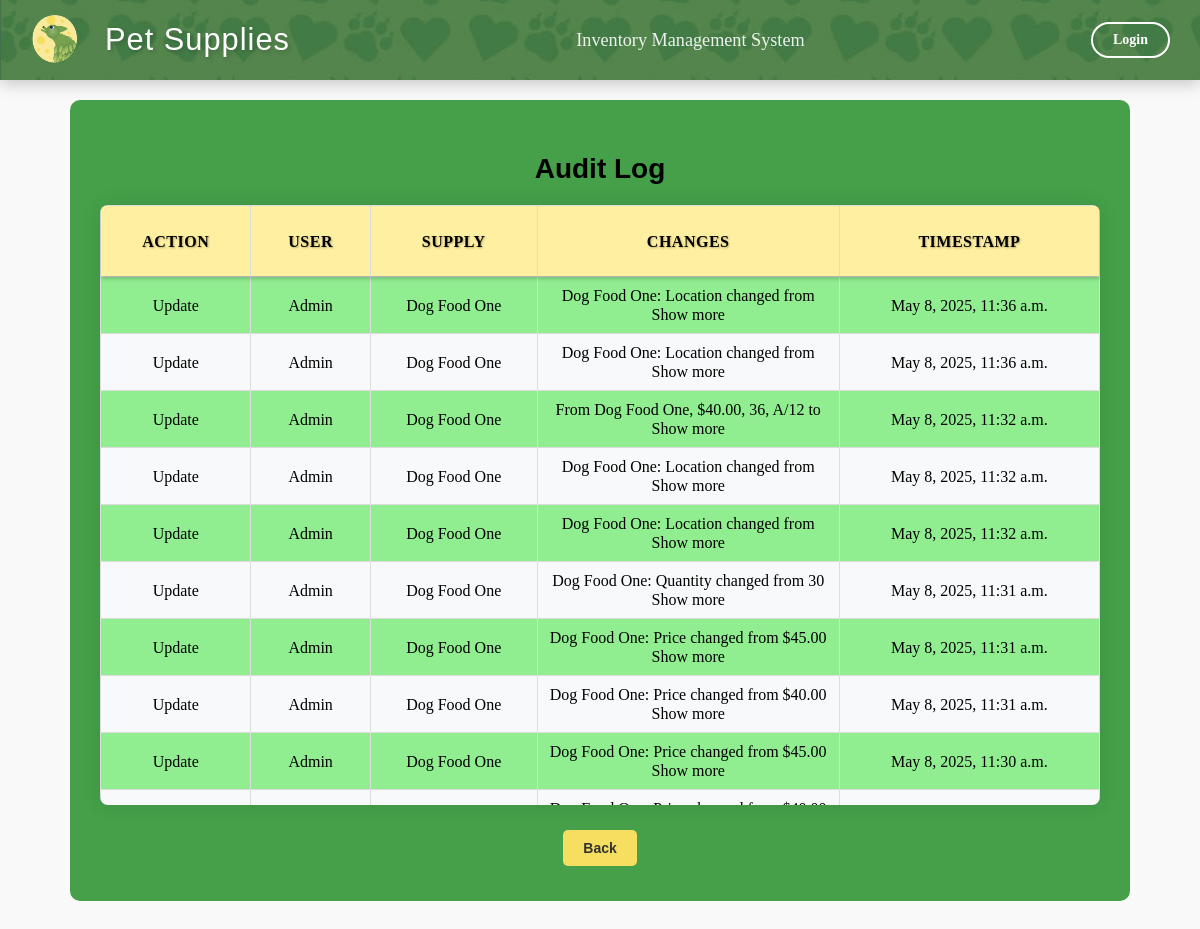
The page /audit-log/ on the database as committed earlier.
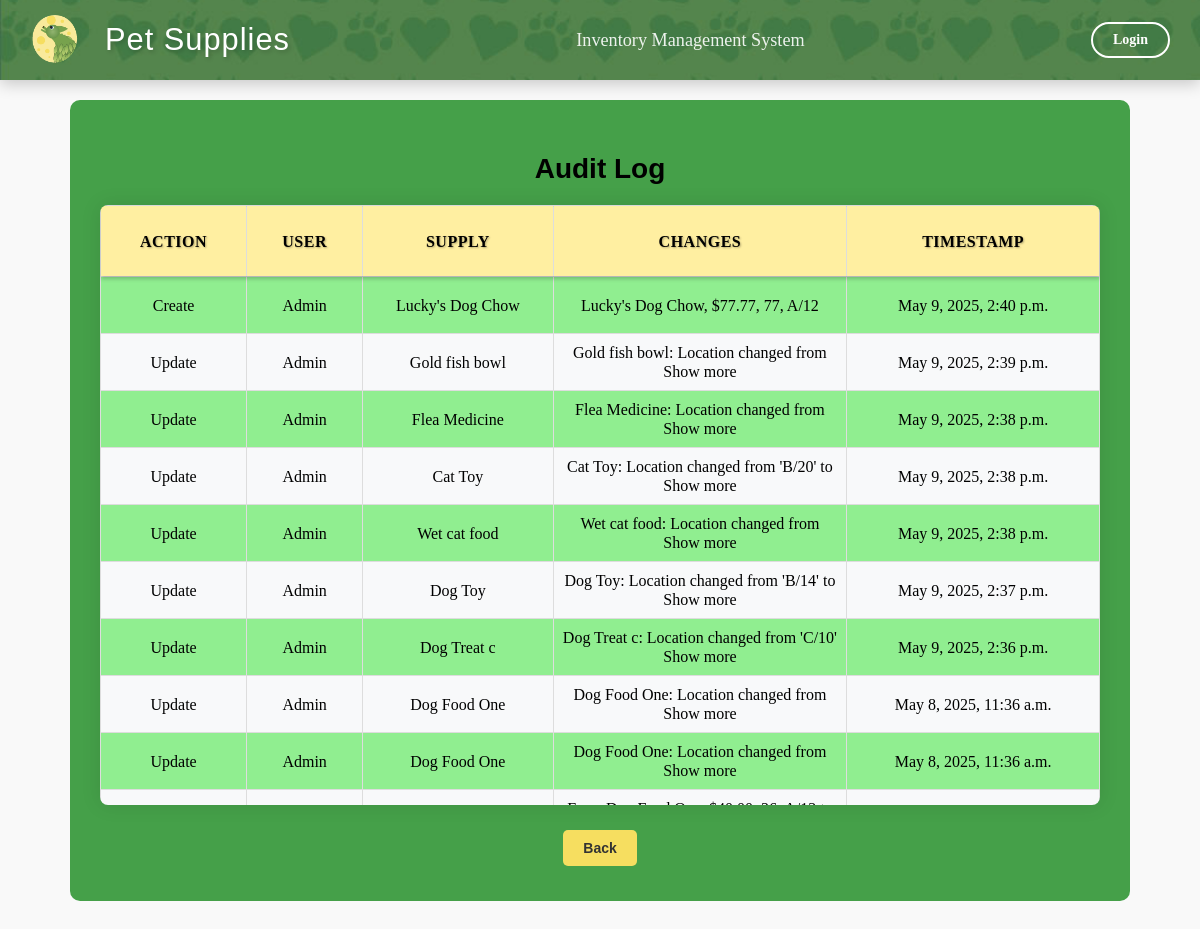
The same page on the database as committed later.
### inventory/models.py (models this page shows, shortened)
class AuditLog(models.Model):
    ACTION_CHOICES = (
        ('CREATE', 'Create'),
        ('UPDATE', 'Update'),
        ('DELETE', 'Delete'),
    )
    user = models.ForeignKey(User, on_delete=models.SET_NULL, null=True)  # Track the user making the change
    action = models.CharField(max_length=10, choices=ACTION_CHOICES)  # The type of action (CREATE, UPDATE, DELETE)
    supply = models.ForeignKey(Supply, on_delete=models.SET_NULL, null=True)
    changes = models.TextField()  # Description of what was changed
    timestamp = models.DateTimeField(auto_now_add=True)  # When the change was made

class Supply(models.Model):
    name = models.CharField(max_length=255, primary_key=True)
    price = models.FloatField()
    quantity = models.IntegerField()
    location = models.CharField(max_length=255)
    reorder_point = models.PositiveIntegerField(default=5)
    deleted = models.BooleanField(default=False)

### inventory/views.py (the view)
# urls.py: path('audit-log/', views.audit_log, name='audit_log'),
def audit_log(request):
    logs = AuditLog.objects.all().order_by('-timestamp')
    return render(request, 'inventory/audit_log.html', {'logs': logs})

### inventory/templates/inventory/audit_log.html (shortened to what this page needs)
{% extends 'inventory/base.html' %}
{% load static %}
{% block content %}
<center>
<div class="conmain">
    <center>
       <h2>Audit Log</h2>
    </center>
    <div class="table-container">
        <table border="1" class="data_tab">
            <thead>
                <tr>
                    <th>Action</th>
                    <th>User</th>
                    <th>Supply</th>
                    <th>Changes</th>
                    <th>Timestamp</th>
                </tr>
            </thead>
            <tbody>
                {% for log in logs %}
                <tr>
                    <td>{{ log.get_action_display }}</td>
                    <td>{{ log.user.username }}</td>
                    <td>
                        {% if log.action == 'DELETE' %}
                            Supply deleted
                        {% elif log.supply %}
                            {{ log.supply.name }}
                        {% else %}
                            Supply deleted
                        {% endif %}
                    </td>
                    <td class="changes">
                        <div class="changes-content" id="changes-content-{{ forloop.counter }}">
                            {{ log.changes|default:"No changes recorded." }}
                        </div>
                        <span class="toggle-text" onclick="toggleDetails(event, this)" style="display: none;">Show more</span>
                    </td>
                    <td>{{ log.timestamp }}</td>
                </tr>
                {% endfor %}
            </tbody>
        </table>
    </div>
    <center>
        <a href="{% url 'index' %}">
            <button type="button" class="back-button">Back</button>
        </a>
    </center>
</div>
</div>
{% endblock %}

Rows that differ between the two databases and show on the page:
no longer on this page (row unchanged): AuditLog: action "Update", user.username "Admin", supply.name "Dog Food One", changes "From Dog Food One, $40.00, 36, A/12 to…", timestamp "May 8, 2025, 11:32 a.m."
no longer on this page (row unchanged): AuditLog: action "Update", user.username "Admin", supply.name "Dog Food One", changes "Dog Food One: Location changed from…", timestamp "May 8, 2025, 11:32 a.m."
no longer on this page (row unchanged): AuditLog: action "Update", user.username "Admin", supply.name "Dog Food One", changes "Dog Food One: Location changed from…", timestamp "May 8, 2025, 11:32 a.m."
no longer on this page (row unchanged): AuditLog: action "Update", user.username "Admin", supply.name "Dog Food One", changes "Dog Food One: Quantity changed from 30…", timestamp "May 8, 2025, 11:31 a.m."
no longer on this page (row unchanged): AuditLog: action "Update", user.username "Admin", supply.name "Dog Food One", changes "Dog Food One: Price changed from $45.00…", timestamp "May 8, 2025, 11:31 a.m."
no longer on this page (row unchanged): AuditLog: action "Update", user.username "Admin", supply.name "Dog Food One", changes "Dog Food One: Price changed from $40.00…", timestamp "May 8, 2025, 11:31 a.m."
no longer on this page (row unchanged): AuditLog: action "Update", user.username "Admin", supply.name "Dog Food One", changes "Dog Food One: Price changed from $45.00…", timestamp "May 8, 2025, 11:30 a.m."
added AuditLog: action "Create", user.username "Admin", supply.name "Lucky's Dog Chow", changes "Lucky's Dog Chow, $77.77, 77, A/12", timestamp "May 9, 2025, 2:40 p.m."
added AuditLog: action "Update", user.username "Admin", supply.name "Gold fish bowl", changes "Gold fish bowl: Location changed from…", timestamp "May 9, 2025, 2:39 p.m."
added AuditLog: action "Update", user.username "Admin", supply.name "Flea Medicine", changes "Flea Medicine: Location changed from…", timestamp "May 9, 2025, 2:38 p.m."
added AuditLog: action "Update", user.username "Admin", supply.name "Cat Toy", changes "Cat Toy: Location changed from 'B/20' to…", timestamp "May 9, 2025, 2:38 p.m."
added AuditLog: action "Update", user.username "Admin", supply.name "Wet cat food", changes "Wet cat food: Location changed from…", timestamp "May 9, 2025, 2:38 p.m."
added AuditLog: action "Update", user.username "Admin", supply.name "Dog Toy", changes "Dog Toy: Location changed from 'B/14' to…", timestamp "May 9, 2025, 2:37 p.m."
added AuditLog: action "Update", user.username "Admin", supply.name "Dog Treat c", changes "Dog Treat c: Location changed from 'C/10'…", timestamp "May 9, 2025, 2:36 p.m."
